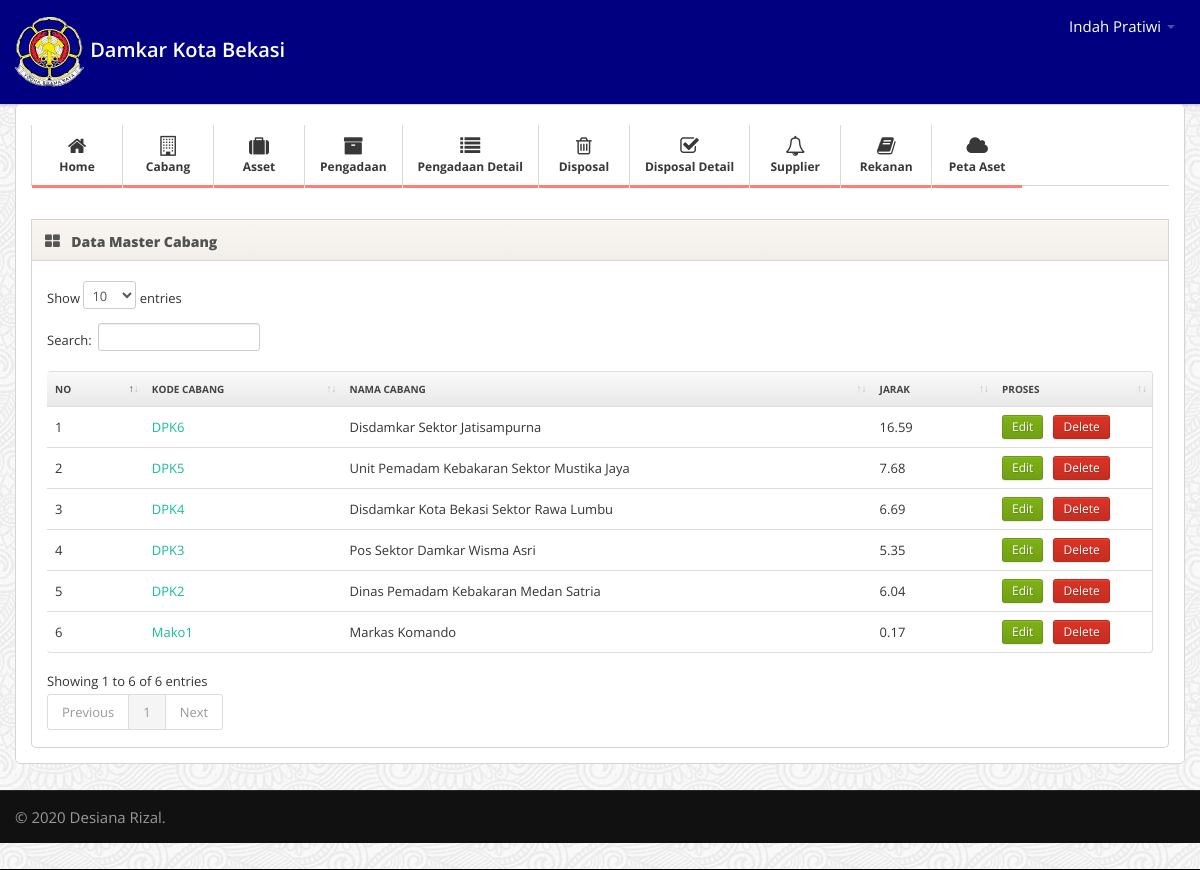
/admin@web/media.php?module=cabang (signed in), run on the app's committed database.
### tables this page shows
CREATE TABLE `cabang` (
  `id_cabang` int(11) NOT NULL,
  `kd_cabang` varchar(45) DEFAULT NULL,
  `nama_cabang` varchar(45) DEFAULT NULL,
  `latitude` float NOT NULL,
  `longitude` float NOT NULL,
  `alamat` text NOT NULL
);

### admin@web/modul/mod_cabang/cabang.php (the view, shortened to what this page needs)
<?php
$aksi="modul/mod_cabang/aksi_cabang.php";
function hitungJarak($lokasi1_lat, $lokasi1_long, $lokasi2_lat, $lokasi2_long, $unit = 'km', $desimal = 2) {
 $derajat = rad2deg(acos((sin(deg2rad($lokasi1_lat))*sin(deg2rad($lokasi2_lat))) + (cos(deg2rad($lokasi1_lat))*cos(deg2rad($lokasi2_lat))*cos(deg2rad($lokasi1_long-$lokasi2_long)))));
 switch($unit) {
  case 'km':
   $jarak = $derajat * 111.13384;
   break;
 }
 return round($jarak, $desimal);
}
if (!isset($_GET['act'])) {
	if ($_SESSION['leveluser']=='admin'){
      $tampil = mysqli_query($koneksi,"SELECT * FROM users ORDER BY username");
	echo "
	<div class='widget-content'>
			<h3 class='box-title'><input type=button class='btn btn-success' value='Add New' onclick=\"window.location.href='?module=cabang&act=tambah';\"></h3>";
		}
    else{
      echo"
	<div>";
}
echo"
	<div class='widget-header'>
		<i class='icon-th-large'></i>
		<h3>Data Master Cabang</h3>
	</div>
	<div class='widget-content'>
		<div class='table-responsive'>
    <table id='example1' class='table table-bordered'>
			<thead>
				<tr>
					<th>No</th>
					<th>Kode Cabang</th>
					<th>Nama Cabang</th>
					<th>Jarak</th>
					<th width='120'>Proses </th>
				</tr>
			</thead>
			<tbody>";
			$tampil = mysqli_query($koneksi, "SELECT * FROM cabang ORDER by id_cabang DESC");
			$no = 1;
			while($r=mysqli_fetch_array($tampil)){
					$currentLat = "-6.233390";
					$currentLon = "106.981041";
					$destLat = $r['latitude'];
					$destLon = $r['longitude'];
				echo "
				<tr>
				 <td>$no</td>
				 <td><a href='?module=cabang&act=detail&id=$r[id_cabang]'>$r[kd_cabang]</td>
				 <td>$r[nama_cabang]</td>
				 <td>".hitungJarak($currentLat,$currentLon, $destLat, $destLon)."</td>
					<td align='center'>
						<a href='?module=cabang&act=edit&id=$r[id_cabang]' class='btn btn-small btn-success'>Edit</a> &nbsp;
						<a href='$aksi?module=cabang&act=hapus&id=$r[id_cabang]' class='btn btn-danger btn-small'>Delete</a>
					</td>
				</tr>";
					$no++;
				}
			echo "
			</tbody>
			</table>
		</div>
	</div>";
}
?>

### admin@web/css/style.css (style rules this page uses)
body { background: #f9f6f1; background-image: url('../img/body-bg.png'); font: 13px/1.7em 'Open Sans'; }
.table td { vertical-align: middle; }
.table-bordered th { background: #E9E9E9; background:-moz-linear-gradient(top, #FAFAFA 0%, #E9E9E9 100%); background:-webkit-gradient(linear, left top, left bottom, color-stop(0%,#FAFAFA), color-stop(100%,#E9E9E9)); background:-webkit-linear-gradient(top, #FAFAFA 0%,#E9E9E9 100%); background:-o-linear-gradient(top, #FAFAFA 0%,#E9E9E9 100%); background:-ms-linear-gradient(top, #FAFAFA 0%,#E9E9E9 100%); background:linear-gradient(top, #FAFAFA 0%,#E9E9E9 100%); filter: progid:DXImageTransform.Microsoft.gradient(startColorstr='#FAFAFA', endColorstr='#E9E9E9'); -ms-filter: "progid:DXImageTransform.Microsoft.gradient(startColorstr='#FAFAFA', endColorstr='#E9E9E9')"; font-size: 10px; color: #444; text-transform: uppercase; }
.widget-header { position: relative; height: 40px; line-height: 40px; background: #f9f6f1; background:-moz-linear-gradient(top, #f9f6f1 0%, #f2efea 100%); background:-webkit-gradient(linear, left top, left bottom, color-stop(0%,#f9f6f1), color-stop(100%,#f2efea)); background:-webkit-linear-gradient(top, #f9f6f1 0%,#f2efea 100%); background:-o-linear-gradient(top, #f9f6f1 0%,#f2efea 100%); background:-ms-linear-gradient(top, #f9f6f1 0%,#f2efea 100%); background:linear-gradient(top, #f9f6f1 0%,#f2efea 100%); filter: progid:DXImageTransform.Microsoft.gradient(startColorstr='#f9f6f1', endColorstr='#f2efea'); -ms-filter: "progid:DXImageTransform.Microsoft.gradient(startColorstr='#f9f6f1', endColorstr='#f2efea')"; border: 1px solid #d6d6d6; -webkit-background-clip: padding-box; }
.widget-header h3 { position: relative; top: 2px; left: 10px; display: inline-block; margin-right: 3em; font-size: 14px; font-weight: 800; color: #525252; line-height: 18px; text-shadow: 1px 1px 2px rgba(255,255,255,.5); }
.widget-header [class^="icon-"], .widget-header [class*=" icon-"] { display: inline-block; margin-left: 13px; margin-right: -2px; font-size: 16px; color: #555; vertical-align: middle; }
.widget-content { padding: 20px 15px 15px; background: #FFF; border: 1px solid #D5D5D5; -moz-border-radius: 5px; -webkit-border-radius: 5px; border-radius: 5px; }
.widget-header+.widget-content { border-top: none; -webkit-border-top-left-radius: 0; -webkit-border-top-right-radius: 0; -moz-border-radius-topleft: 0; -moz-border-radius-topright: 0; border-top-left-radius: 0; border-top-right-radius: 0; }
.widget-content:before, .widget-content:after { content:""; display:table; }
.widget-content:after { clear:both; }
.widget-content { zoom:1; }

### data on the page
cabang: kd_cabang "DPK6", nama_cabang "Disdamkar Sektor Jatisampurna", latitude+longitude "16.59"
cabang: kd_cabang "DPK5", nama_cabang "Unit Pemadam Kebakaran Sektor Mustika Jaya", latitude+longitude "7.68"
cabang: kd_cabang "DPK4", nama_cabang "Disdamkar Kota Bekasi Sektor Rawa Lumbu", latitude+longitude "6.69"
cabang: kd_cabang "DPK3", nama_cabang "Pos Sektor Damkar Wisma Asri", latitude+longitude "5.35"
cabang: kd_cabang "DPK2", nama_cabang "Dinas Pemadam Kebakaran Medan Satria", latitude+longitude "6.04"
cabang: kd_cabang "Mako1", nama_cabang "Markas Komando", latitude+longitude "0.17"

### other printed values
$_SESSION[namalengkap] "Indah Pratiwi"
